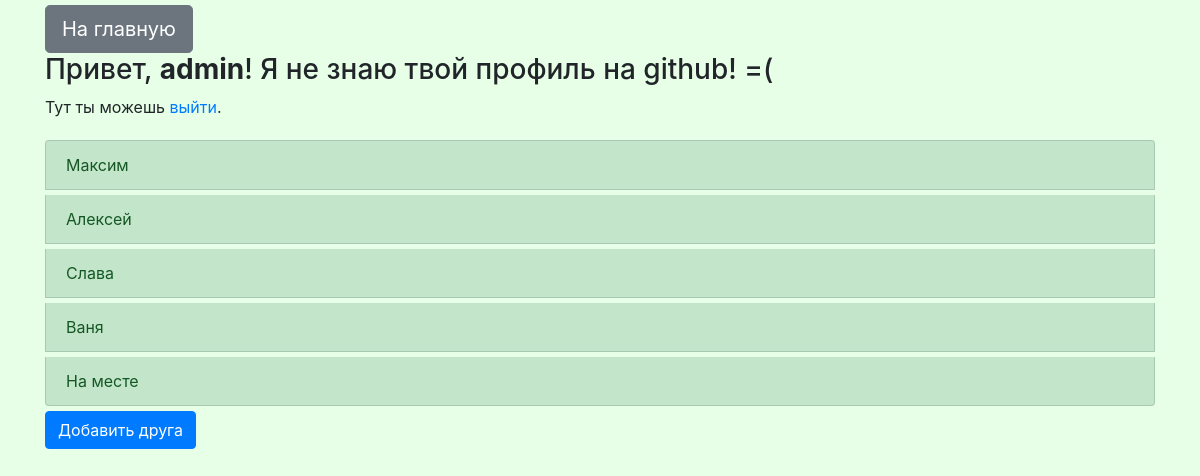
The app's page /friends (signed in) with its own data.
### p_library/models.py (models this page shows, shortened)
class Friend(models.Model):
    name_friend = models.CharField('Имя', max_length=20)

### p_library/views.py (the view)
# urls.py: path('friends', FriendList.as_view(), name='friend_list'),
class FriendList(ListView):
    model = Friend
    template_name = 'friend_list.html'
    def get_context_data(self, **kwargs):
        context = super().get_context_data(**kwargs)
        context.update(get_users_data(self.request))
        return context

### p_library/views.py (called while the page is built)
def get_users_data(request):
    context = {}
    try:
        if request.user.is_authenticated:
            context['username'] = request.user.username
        try:
            context ['github_url'] = (
                    SocialAccount.objects.get(
                        provider='github',
                        user=request.user
                    ).extra_data['html_url'])
        except:
            context ['github_url'] = ''
        return context
    except:
        context['username'] = ''
        return context

### templates/friend_list.html (shortened to what this page needs)
{% extends 'index.html' %}
{% block my %}
<ul class="list-group">
    {% for friend in object_list %}
        <li class="list-group-item list-group-item-action list-group-item-success">{{ friend.name_friend }}</li>
    {% endfor %}
</ul>
<a href="/friend/create" type="button" class="btn btn-primary"">Добавить друга</a>
{% endblock %}

### templates/index.html (shortened to what this page needs)
{% extends 'base.html' %}
{% block content %}
    {% if username %}
    <a href="/" class="btn btn-secondary btn-lg" role="button" aria-pressed="true">На главную</a>
        <h3>Привет, <b>{{ username }}</b>!
            {% if github_url != '' %}
            Я знаю твой профиль на <a href="{{ github_url }}">github</a>!
            {% else %}
            Я не знаю твой профиль на github! =(
            {% endif %}
        </h3>
        <p>Тут ты можешь <a href="/logout">выйти</a>.</p>
        {% block my %}{% endblock %}
    {% else %}
        <p>Тебе нужно <a href="/register">зарегистрироваться</a> или <a href="/login">войти на сайт</a>!</p>
    {% endif %}
{% endblock %}

### static/css/style.css (style rules this page uses)
body { background-color: #e6ffe6; }
li { margin-top: 5px; }
a { margin-top: 5px; }

### records on screen
Friend: name_friend "Максим"
Friend: name_friend "Алексей"
Friend: name_friend "Слава"
Friend: name_friend "Ваня"
Friend: name_friend "На месте"

### other values on screen
{{ username }} "admin"
